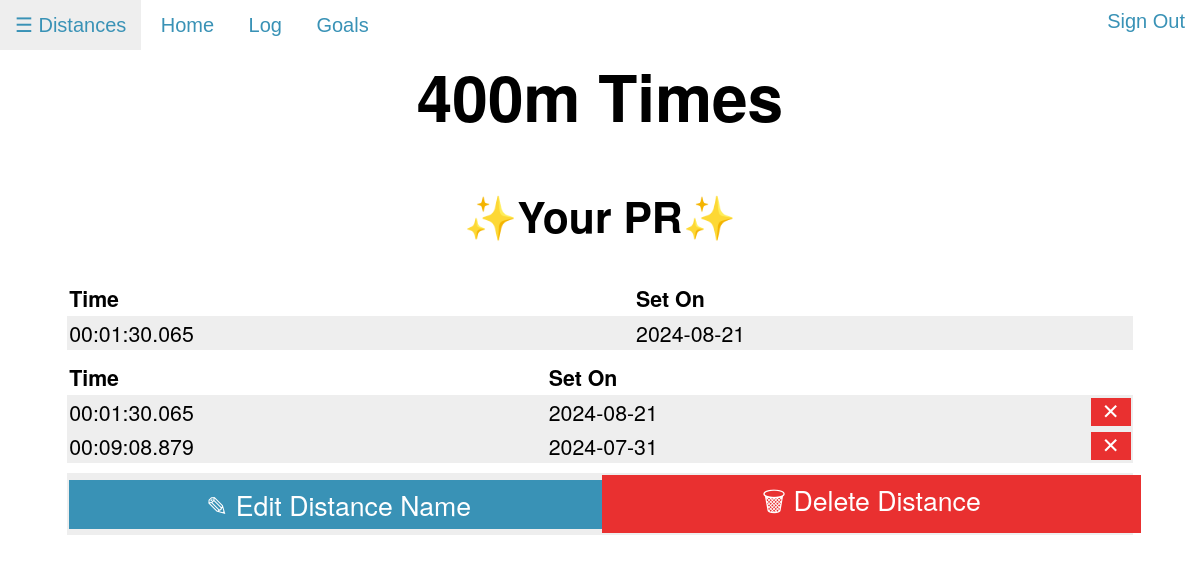
The page /distance/400m (signed in) on the database as committed earlier.
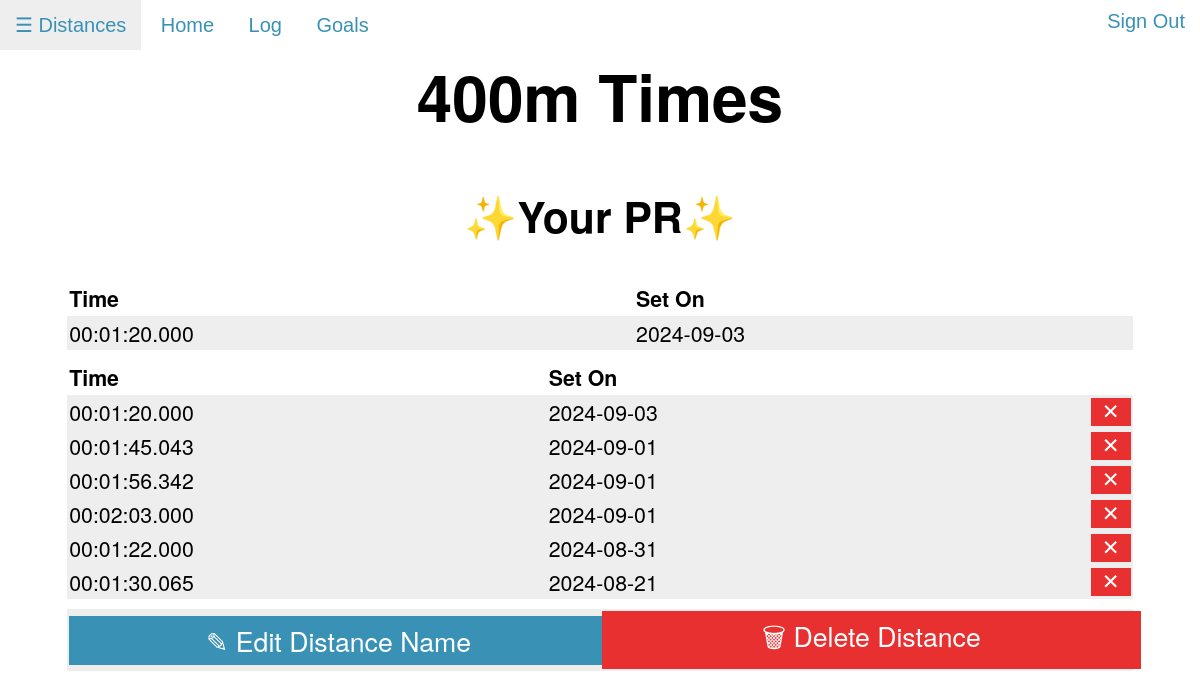
The same page on the database as committed later.
### tables this page shows
CREATE TABLE times (id INTEGER PRIMARY KEY AUTOINCREMENT NOT NULL, user_id INTEGER NOT NULL, dist_id INTEGER NOT NULL, h INTEGER NOT NULL, m INTEGER NOT NULL, s INTEGER NOT NULL, ms INTEGER NOT NULL, date TEXT NOT NULL, notes TEXT);

### app.py (the view)
@app.route("/distance/<dist>")
@login_required
def distance(dist):
    times = db.execute("SELECT times.id, times.user_id, h, m, s, ms, date, notes, dist_id FROM times JOIN distances ON times.dist_id = distances.id WHERE times.user_id = ? AND distance = ? ORDER BY date DESC", session["user_id"], dist)
    xArray = []
    yArray = []
    for time in times:
        time["distance"] = db.execute("SELECT distance FROM distances WHERE id = ?", time["dist_id"])[0]["distance"]
        xArray.append(time["date"])
        yArray.append(time["h"] * 3600 + time["m"] * 60 + time["s"] + time["ms"] / 1000)
    pr = get_pr(dist)
    load_dists()
    return render_template("distance.html", dists=dists, dist=dist, times=times, xArr=xArray, yArr=yArray, pr=pr)

### app.py (called while the page is built)
def login_required(f):
    @wraps(f)
    def decorated_function(*args, **kwargs):
        if session.get("user_id") is None:
            return redirect("/login")
        return f(*args, **kwargs)
    return decorated_function

def load_dists():
    dists.clear()
    rows = db.execute("SELECT distance FROM distances WHERE user_id = ?", session["user_id"])
    for row in rows:
        if row["distance"] not in dists:
            dists.append(row["distance"])

def dist_to_id(distance):
    return db.execute("SELECT id FROM distances WHERE distance = ? AND user_id = ?", distance, session["user_id"])[0]["id"]

def get_pr(distance):
    r = db.execute("SELECT * FROM times WHERE dist_id = ? ORDER BY h ASC, m ASC, s ASC, ms ASC, date DESC", dist_to_id(distance))
    if len(r) == 0:
        return {}
    return r[0]

### templates/distance.html (shortened to what this page needs)
{% extends "layout.html" %}
{% block body %}
    <h1>{{ dist }} Times</h1>
    {% if pr == {} %}
    <h2> No times yet!</h2>
    <h2 style="color:var(--light_blue)">Click on Log to start adding new times!</h2>
    {% else %}
    <h2>&#10024;Your PR&#10024;</h2>
    <table>
        <thead class="heading">
            <td>Time</td>
            <td>Set On</td>
        </thead>
        <tr>
            <td>{{ '%02d' % pr["h"] }}:{{ '%02d' % pr["m"] }}:{{ '%02d' % pr["s"] }}.{{ '%03d' % pr["ms"] }}</td>
            <td>{{ pr["date"] }}</td>
        </tr>
    </table>
    <table>
        <thead class="heading">
            <td>Time</td>
            <td>Set On</td>
            <td></td>
        </thead>
        {% for entry in times %}
        <tr>
            <td>
                {{ '%02d' % entry["h"] }}:{{ '%02d' % entry["m"] }}:{{ '%02d' % entry["s"] }}.{{ '%03d' % entry["ms"] }}
            </td>
            <td>{{ entry["date"] }}</td>
            <td>
                <form action="/deleteentry">
                    <button class="trashbutton" type="submit">&#10005;</button>
                </form>
            </td>
        </tr>
        {% endfor %}
    </table>
    {% endif %}
    <table style="width:90%; margin-left:auto; margin-right:auto; margin-top:10px;">
        <tr>
        <td style="width:50%;"><a href="/distance/{{ dist }}/editname" class="edittimelink">&#9998; Edit Distance Name</a></td>
        <td style="width:50%;"><a href="/distance/{{ dist }}/deletedistance" class="deletetimelink">&#128465; Delete Distance</a></td>
        </tr>
    </table>
{% endblock %}

### templates/layout.html (shortened to what this page needs)
<!DOCTYPE html>
<html lang="en">
    <head>
        <link rel="stylesheet" href="{{ url_for('static', filename='styles.css') }}">
    </head>
    <body>
        <div id="TopBar" class="topbar">
            <button class="openbtn" onclick="sidebarToggle()">&#9776; Distances</button>
            <a href="/"><button>Home</button></a>
            <a href="/log"><button>Log</button></a>
            <a href="/goals"><button>Goals</button></a>
            <a href="/signout" style="float:right;"><button>Sign Out</button></a>
        </div>
        <div id="main">
            {% block body %}{% endblock %}
        </div>
    </body>
</html>

### static/styles.css (style rules this page uses)
:root { --light_blue: rgb(57, 146, 182); --dark_blue: rgb(34, 56, 104); --light_gray: rgb(238, 238, 238); --dark_gray: rgb(126, 126, 126); }
body { font-family: 'Helvetica Neue', 'Arial', sans-serif; }
.topbar { height: 50px; width: 100%; position: fixed; top: 0; left: 0; background-color: white; z-index: 100; }
.topbar button { height: 100%; font-size: 20px; cursor: pointer; background-color: white; color: var(--light_blue); padding: 10px 15px; border: none; }
.topbar a { text-decoration: none; color: var(--light_blue) }
.openbtn { height: 100%; font-size: 20px; cursor: pointer; background-color: white; color: var(--light_blue); padding: 10px 15px; border: none; }
#main { transition: margin-left .5s; margin-top: 50px; }
h1 { font-size: 48pt; font-weight: bold; text-align: center; }
h2 { font-size: 32pt; text-align: center; }
table { background-color: var(--light_gray); border-color: #ffffff; border-width: 2pt; border-collapse: collapse; margin-right: auto; margin-left: auto; width: 90%; margin-top: 10px; }
td { font-size: 16pt; border-color: white; border-width: 2pt; padding: 2px; }
.heading { font-weight: bold; background-color: white; font-size: 24pt; }
.trashbutton { float: right; border: none; width: 40px; height: 100%; font-size: 16pt; color: white; background-color: #e93030; transition: .5s; }
.edittimelink { text-align: center; text-decoration: none; font-size: 20pt; color: white; background-color: var(--light_blue); padding: 5px; display: block; width: 100%; transition: .5s; }
.deletetimelink { text-align: center; text-decoration: none; font-size: 20pt; color: white; background-color: #e93030; padding: 5px; display: block; width: 100%; transition: .5s; }

Rows that differ between the two databases and show on the page:
removed times: h "00", m "09", s "08", ms "879", date "2024-07-31"
added times: h "00", m "01", s "20", ms "000", date "2024-09-03"
added times: h "00", m "01", s "45", ms "043", date "2024-09-01"
added times: h "00", m "01", s "56", ms "342", date "2024-09-01"
added times: h "00", m "02", s "03", ms "000", date "2024-09-01"
added times: h "00", m "01", s "22", ms "000", date "2024-08-31"
Other text that changed with them:
{{ '%02d' % pr["s"] }}: "30" → "20"
{{ '%03d' % pr["ms"] }}: "065" → "000"
{{ pr["date"] }}: "2024-08-21" → "2024-09-03"
